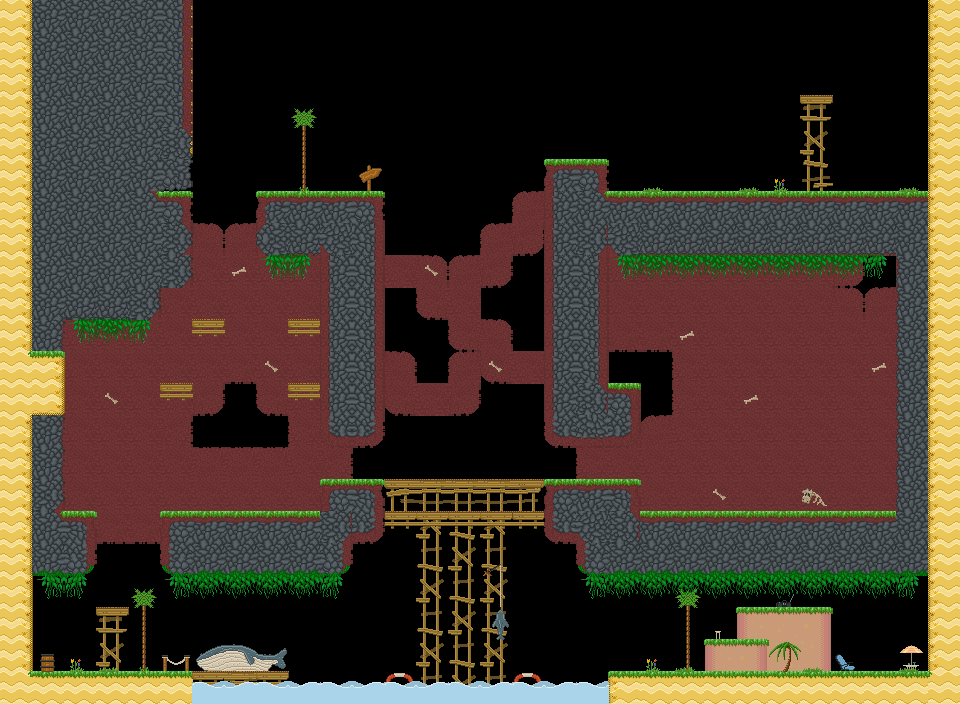

Rendered tile map (Tiled .tmx) drawn with the repository's tilesets; below, a short description and the map source with its tile grids summarised:
An orthogonal 30x22 tile map with 32x32 px tiles, 4 tile layers (background, main, foreground, hidden), 6 tilesets and 108 objects (26x veggie, 23x spike, 7x walking_enemy, 4x bouncing_wall, 4x door, ...).

<map version="1.5" tiledversion="1.7.2" orientation="orthogonal" renderorder="right-down" width="30" height="22" tilewidth="32" tileheight="32" infinite="0" nextlayerid="11" nextobjectid="109">
 <properties>
  <property name="hints" value="" />
  <property name="time_to_beat" value="33" />
 </properties>
 <tileset firstgid="1" name="grass_level" tilewidth="32" tileheight="32" tilecount="153" columns="17">
  <image source="../../sprites/tilesets/34tile.png" width="544" height="306" />
 </tileset>
 <tileset firstgid="154" name="object_tilemap_32" tilewidth="32" tileheight="32" tilecount="25" columns="5">
  <image source="../../sprites/tilesets/object_tilemap_32.png" width="160" height="160" />
  <tile id="0">
   <properties>
    <property name="item_no" value="5" />
    <property name="type" value="costume_head" />
   </properties>
  </tile>
  <tile id="1">
   <properties>
    <property name="spawn" value="spawn" />
   </properties>
  </tile>
  <tile id="2">
   <properties>
    <property name="goal" value="goal" />
   </properties>
  </tile>
  <tile id="3">
   <properties>
    <property name="name" value="pig" />
   </properties>
  </tile>
  <tile id="4">
   <properties>
    <property name="direction" value="left" />
    <property name="name" value="walking_enemy" />
   </properties>
  </tile>
 </tileset>
 <tileset firstgid="179" name="object_tilemap_16" tilewidth="16" tileheight="16" tilecount="12" columns="4">
  <image source="../../sprites/tilesets/object_tilemap_16.png" width="64" height="48" />
 </tileset>
 <tileset firstgid="191" name="treetops_big_96" tilewidth="96" tileheight="64" tilecount="2" columns="2">
  <image source="../../sprites/objects/scenery/treetops_big_96.png" trans="ff00ff" width="192" height="64" />
 </tileset>
 <tileset firstgid="193" name="34tile_beach_temp" tilewidth="33" tileheight="33" spacing="1" margin="1" tilecount="189" columns="21">
  <image source="../../sprites/tilesets/34tile_beach_temp.png" width="714" height="306" />
 </tileset>
 <tileset firstgid="382" name="object_tilemap_32" tilewidth="32" tileheight="32" tilecount="25" columns="5">
  <image source="../../sprites/tilesets/object_tilemap_32.png" width="160" height="160" />
  <tile id="0">
   <properties>
    <property name="item_no" value="5" />
    <property name="type" value="costume_head" />
   </properties>
  </tile>
  <tile id="1">
   <properties>
    <property name="spawn" value="spawn" />
   </properties>
  </tile>
  <tile id="2">
   <properties>
    <property name="goal" value="goal" />
   </properties>
  </tile>
  <tile id="3">
   <properties>
    <property name="name" value="pig" />
   </properties>
  </tile>
  <tile id="4">
   <properties>
    <property name="direction" value="left" />
    <property name="name" value="walking_enemy" />
   </properties>
  </tile>
 </tileset>
 <layer id="1" name="background" width="30" height="22">
  <properties>
   <property name="background" value="background" />
  </properties>
  <data>[660 cells, 435 non-empty, 40 distinct tile ids]</data>
 </layer>
 <layer id="2" name="main" width="30" height="22">
  <data>[660 cells, 439 non-empty, 49 distinct tile ids]</data>
 </layer>
 <layer id="3" name="foreground" width="30" height="22">
  <properties>
   <property name="foreground" value="foreground" />
  </properties>
  <data>[660 cells, 301 non-empty, 14 distinct tile ids]</data>
 </layer>
 <layer id="4" name="hidden" width="30" height="22">
  <data>[660 cells, 51 non-empty, 9 distinct tile ids]</data>
 </layer>
 <objectgroup color="#e70000" id="5" name="hard-blocks">
  <object id="1" x="32" y="192" width="32" height="160" />
  <object id="2" x="64" y="192" width="128" height="64" />
  <object id="3" x="320" y="192" width="64" height="256" />
  <object id="4" x="32" y="416" width="32" height="160" />
  <object id="5" x="64" y="512" width="32" height="64" />
  <object id="6" x="160" y="512" width="192" height="64" />
  <object id="7" x="320" y="480" width="64" height="32" />
  <object id="8" x="352" y="512" width="32" height="32" />
  <object id="9" x="544" y="480" width="96" height="64" />
  <object id="10" x="576" y="544" width="384" height="32" />
  <object id="11" x="640" y="512" width="320" height="32" />
  <object id="12" x="544" y="160" width="64" height="288" />
  <object id="13" x="608" y="192" width="352" height="64" />
  <object id="14" x="896" y="256" width="64" height="256" />
  <object id="15" x="256" y="192" width="64" height="64" />
  <object id="16" x="64" y="288" width="96" height="32" />
  <object id="17" x="608" y="384" width="32" height="64" />
 </objectgroup>
 <objectgroup color="#0055ff" id="6" name="soft-blocks" visible="0">
  <object id="18" x="192" y="672" width="96" height="32" />
  <object id="19" x="384" y="672" width="32" height="32" />
  <object id="20" x="512" y="672" width="32" height="32" />
  <object id="21" x="384" y="480" width="160" height="32" />
  <object id="22" x="96" y="608" width="32" height="32" />
  <object id="23" x="160" y="384" width="32" height="32" />
  <object id="24" x="288" y="384" width="32" height="32" />
  <object id="25" x="288" y="320" width="32" height="32" />
  <object id="26" x="192" y="320" width="32" height="32" />
  <object id="27" x="800" y="96" width="32" height="32" />
  <object id="28" x="704" y="640" width="64" height="32" />
  <object id="29" x="736" y="608" width="96" height="32" />
 </objectgroup>
 <objectgroup id="7" name="objects-32px">
  <object id="30" name="bouncing_wall" gid="160" x="128" y="576" width="32" height="32">
   <properties>
    <property name="direction" value="left" />
   </properties>
  </object>
  <object id="31" name="bouncing_wall" gid="160" x="512" y="416" width="32" height="32">
   <properties>
    <property name="direction" value="left" />
   </properties>
  </object>
  <object id="32" name="bouncing_wall" gid="159" x="384" y="416" width="32" height="32" />
  <object id="33" name="start" gid="155" x="864" y="672" width="32" height="32">
   <properties>
    <property name="direction" value="left" />
    <property name="health" value="100" />
   </properties>
  </object>
  <object id="34" name="goal" gid="156" x="704" y="96" width="32" height="32" />
  <object id="35" name="walking_enemy" gid="158" x="736" y="512" width="32" height="32" />
  <object id="36" name="walking_enemy" gid="158" x="832" y="512" width="32" height="32" />
  <object id="37" name="walking_enemy" gid="158" x="672" y="512" width="32" height="32" />
  <object id="38" name="walking_enemy" gid="158" x="768" y="512" width="32" height="32">
   <properties>
    <property name="direction" value="left" />
   </properties>
  </object>
  <object id="39" name="walking_enemy" gid="158" x="704" y="512" width="32" height="32">
   <properties>
    <property name="direction" value="left" />
   </properties>
  </object>
  <object id="40" name="walking_enemy" gid="158" x="864" y="512" width="32" height="32">
   <properties>
    <property name="direction" value="left" />
   </properties>
  </object>
  <object id="41" name="spike" gid="186" x="197" y="415" width="16" height="16" />
  <object id="42" name="spike" gid="186" x="202" y="395" width="16" height="16" />
  <object id="43" name="bouncing_wall" gid="159" x="640" y="416" width="32" height="32" />
  <object id="44" name="door" gid="164" x="544" y="160" width="32" height="32">
   <properties>
    <property name="color" value="blue" />
   </properties>
  </object>
  <object id="45" name="teleport" gid="161" x="608" y="192" width="32" height="32">
   <properties>
    <property name="newX" value="160" />
    <property name="newY" value="64" />
   </properties>
  </object>
  </objectgroup>
 <objectgroup id="8" name="objects-16px">
  <!-- 49 objects omitted --></objectgroup>
 <objectgroup id="9" name="treetop_big" />
 <objectgroup color="#00aa00" id="10" name="sand-blocks">
  <!-- 8 objects omitted --></objectgroup>
</map>
<!-- 63 of 108 objects omitted -->
